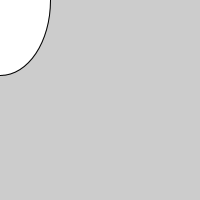
Frame 1 (no input)
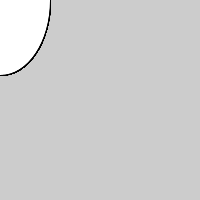
Frame 60 (the mouse pressed at the canvas centre just before this capture)
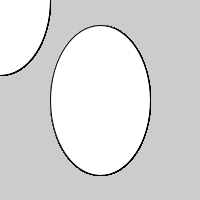
Frame 120 (the mouse held since frame 60 and released just before this capture)

The Processing sketch that drew these frames (run headless with seeded random() and noise(); from frame 60 on, the mouse is pressed at the canvas centre):

// Processing sketch: arreglos_1
// ── arreglos_1.pde
//Arreglos

int[] nums = new int [7];

void setup() {
  size(200,200);
  nums[0] = 100;
  nums[1] = 150;
}

void draw() {
  ellipse(mouseX, mouseY, nums[0],nums[1]);
}
